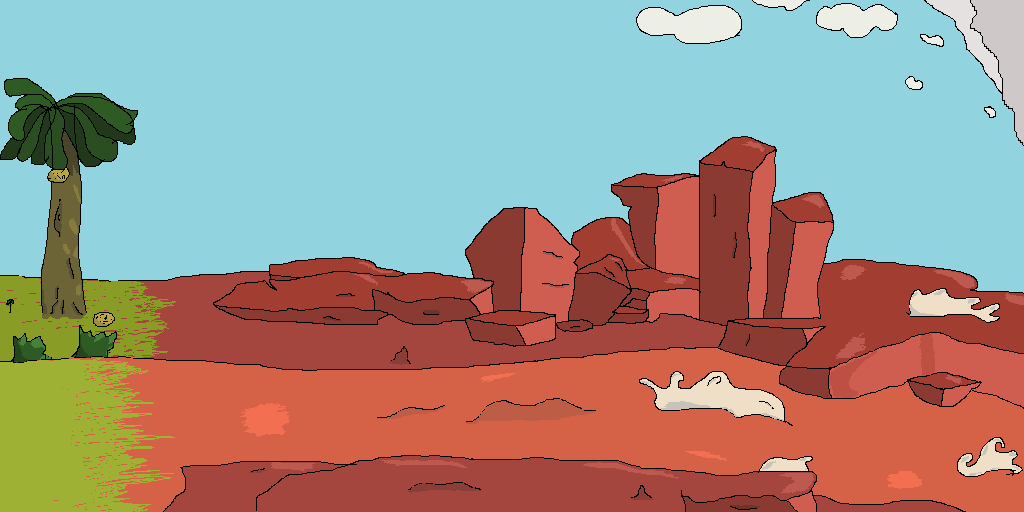

Rendered tile map (Tiled .tmx) drawn with the repository's tilesets; below, a short description and the map source with its tile grids summarised:
An orthogonal 32x16 tile map with 32x32 px tiles, 1 tile layer (Imagen) and 3 objects (3x Casilla).

<map version="1.2" tiledversion="1.2.3" orientation="orthogonal" renderorder="right-down" width="32" height="16" tilewidth="32" tileheight="32" infinite="0" nextlayerid="7" nextobjectid="5">
 <tileset firstgid="1" source="junlga-montana.tsx" />
 <layer id="1" name="Imagen" width="32" height="16">
  <data>[512 cells, 1 non-empty, 1 distinct tile ids]</data>
 </layer>
 <objectgroup id="5" name="Coordenadas" width="0" height="0">
  <object id="1" name="Casilla1" type="Casilla" x="173" y="380" width="0" height="0">
   <point />
  </object>
  <object id="2" name="Casilla2" type="Casilla" x="467" y="380" width="0" height="0">
   <point />
  </object>
  <object id="3" name="Casilla3" type="Casilla" x="754" y="380" width="0" height="0">
   <point />
  </object>
 </objectgroup>
</map>
